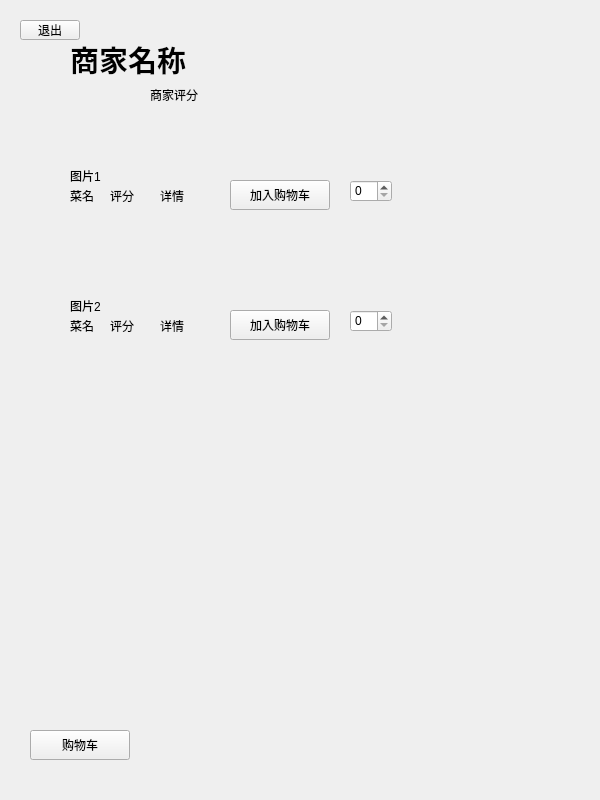
<?xml version="1.0" encoding="UTF-8"?>
<ui version="4.0">
 <class>Storepage</class>
 <widget class="QWidget" name="Storepage">
  <property name="geometry">
   <rect>
    <x>0</x>
    <y>0</y>
    <width>600</width>
    <height>800</height>
   </rect>
  </property>
  <property name="minimumSize">
   <size>
    <width>600</width>
    <height>800</height>
   </size>
  </property>
  <property name="maximumSize">
   <size>
    <width>600</width>
    <height>800</height>
   </size>
  </property>
  <property name="windowTitle">
   <string>Form</string>
  </property>
  <widget class="QPushButton" name="pushButton_2">
   <property name="geometry">
    <rect>
     <x>20</x>
     <y>20</y>
     <width>60</width>
     <height>20</height>
    </rect>
   </property>
   <property name="minimumSize">
    <size>
     <width>60</width>
     <height>20</height>
    </size>
   </property>
   <property name="maximumSize">
    <size>
     <width>60</width>
     <height>20</height>
    </size>
   </property>
   <property name="text">
    <string>退出</string>
   </property>
  </widget>
  <widget class="QLabel" name="label">
   <property name="geometry">
    <rect>
     <x>70</x>
     <y>30</y>
     <width>200</width>
     <height>60</height>
    </rect>
   </property>
   <property name="minimumSize">
    <size>
     <width>200</width>
     <height>60</height>
    </size>
   </property>
   <property name="maximumSize">
    <size>
     <width>200</width>
     <height>60</height>
    </size>
   </property>
   <property name="text">
    <string>&lt;html&gt;&lt;head/&gt;&lt;body&gt;&lt;p&gt;&lt;span style=&quot; font-size:22pt; font-weight:700;&quot;&gt;商家名称&lt;/span&gt;&lt;/p&gt;&lt;/body&gt;&lt;/html&gt;</string>
   </property>
  </widget>
  <widget class="QLabel" name="label_2">
   <property name="geometry">
    <rect>
     <x>150</x>
     <y>80</y>
     <width>60</width>
     <height>30</height>
    </rect>
   </property>
   <property name="minimumSize">
    <size>
     <width>60</width>
     <height>30</height>
    </size>
   </property>
   <property name="maximumSize">
    <size>
     <width>60</width>
     <height>30</height>
    </size>
   </property>
   <property name="text">
    <string>商家评分</string>
   </property>
  </widget>
  <widget class="QLabel" name="label_9">
   <property name="geometry">
    <rect>
     <x>110</x>
     <y>190</y>
     <width>40</width>
     <height>12</height>
    </rect>
   </property>
   <property name="text">
    <string>评分</string>
   </property>
  </widget>
  <widget class="QPushButton" name="pushButton_6">
   <property name="geometry">
    <rect>
     <x>230</x>
     <y>180</y>
     <width>100</width>
     <height>30</height>
    </rect>
   </property>
   <property name="minimumSize">
    <size>
     <width>100</width>
     <height>30</height>
    </size>
   </property>
   <property name="maximumSize">
    <size>
     <width>100</width>
     <height>30</height>
    </size>
   </property>
   <property name="text">
    <string>加入购物车</string>
   </property>
  </widget>
  <widget class="QLabel" name="label_8">
   <property name="geometry">
    <rect>
     <x>70</x>
     <y>170</y>
     <width>40</width>
     <height>12</height>
    </rect>
   </property>
   <property name="text">
    <string>图片1</string>
   </property>
  </widget>
  <widget class="QLabel" name="label_6">
   <property name="geometry">
    <rect>
     <x>70</x>
     <y>190</y>
     <width>40</width>
     <height>12</height>
    </rect>
   </property>
   <property name="text">
    <string>菜名</string>
   </property>
  </widget>
  <widget class="QLabel" name="label_7">
   <property name="geometry">
    <rect>
     <x>160</x>
     <y>190</y>
     <width>40</width>
     <height>12</height>
    </rect>
   </property>
   <property name="text">
    <string>详情</string>
   </property>
  </widget>
  <widget class="QLabel" name="label_10">
   <property name="geometry">
    <rect>
     <x>110</x>
     <y>320</y>
     <width>40</width>
     <height>12</height>
    </rect>
   </property>
   <property name="text">
    <string>评分</string>
   </property>
  </widget>
  <widget class="QPushButton" name="pushButton_7">
   <property name="geometry">
    <rect>
     <x>230</x>
     <y>310</y>
     <width>100</width>
     <height>30</height>
    </rect>
   </property>
   <property name="minimumSize">
    <size>
     <width>100</width>
     <height>30</height>
    </size>
   </property>
   <property name="maximumSize">
    <size>
     <width>100</width>
     <height>30</height>
    </size>
   </property>
   <property name="text">
    <string>加入购物车</string>
   </property>
  </widget>
  <widget class="QLabel" name="label_11">
   <property name="geometry">
    <rect>
     <x>70</x>
     <y>300</y>
     <width>40</width>
     <height>12</height>
    </rect>
   </property>
   <property name="text">
    <string>图片2</string>
   </property>
  </widget>
  <widget class="QLabel" name="label_12">
   <property name="geometry">
    <rect>
     <x>70</x>
     <y>320</y>
     <width>40</width>
     <height>12</height>
    </rect>
   </property>
   <property name="text">
    <string>菜名</string>
   </property>
  </widget>
  <widget class="QLabel" name="label_13">
   <property name="geometry">
    <rect>
     <x>160</x>
     <y>320</y>
     <width>40</width>
     <height>12</height>
    </rect>
   </property>
   <property name="text">
    <string>详情</string>
   </property>
  </widget>
  <widget class="QSpinBox" name="spinBox">
   <property name="geometry">
    <rect>
     <x>350</x>
     <y>180</y>
     <width>42</width>
     <height>22</height>
    </rect>
   </property>
  </widget>
  <widget class="QSpinBox" name="spinBox_2">
   <property name="geometry">
    <rect>
     <x>350</x>
     <y>310</y>
     <width>42</width>
     <height>22</height>
    </rect>
   </property>
  </widget>
  <widget class="QPushButton" name="pushButton_8">
   <property name="geometry">
    <rect>
     <x>30</x>
     <y>730</y>
     <width>100</width>
     <height>30</height>
    </rect>
   </property>
   <property name="minimumSize">
    <size>
     <width>100</width>
     <height>30</height>
    </size>
   </property>
   <property name="maximumSize">
    <size>
     <width>100</width>
     <height>30</height>
    </size>
   </property>
   <property name="text">
    <string>购物车</string>
   </property>
  </widget>
 </widget>
 <resources/>
 <connections/>
</ui>
